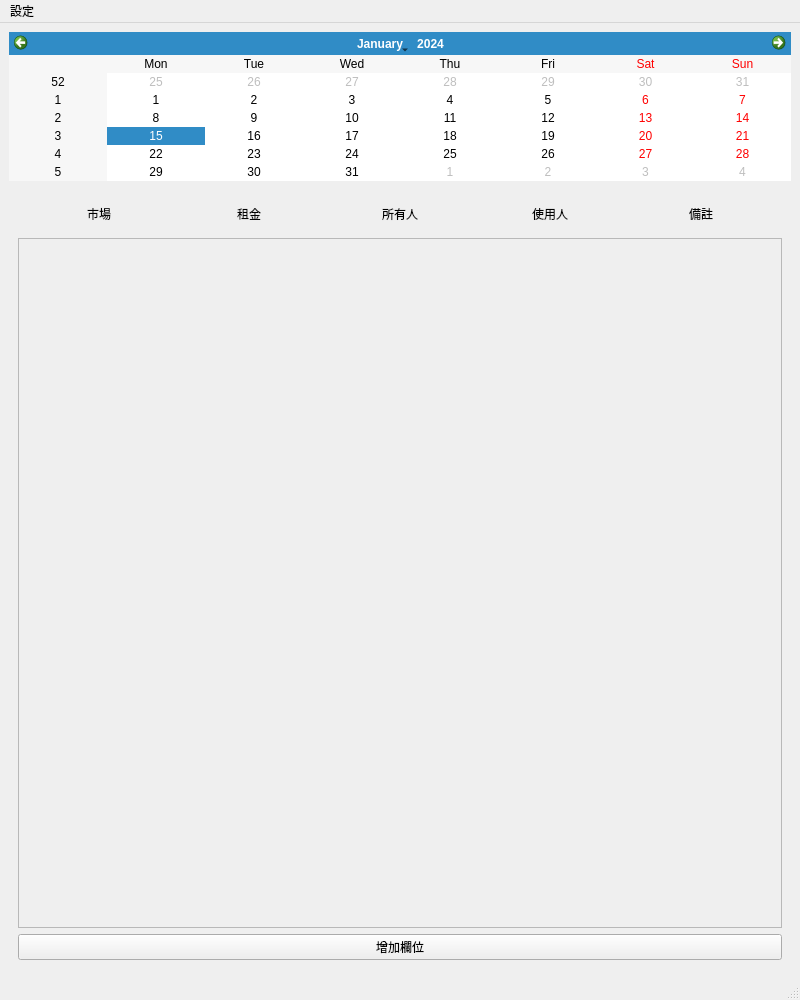
<?xml version="1.0" encoding="UTF-8"?>
<ui version="4.0">
 <class>MainWindow</class>
 <widget class="QMainWindow" name="MainWindow">
  <property name="geometry">
   <rect>
    <x>0</x>
    <y>0</y>
    <width>800</width>
    <height>1000</height>
   </rect>
  </property>
  <property name="windowTitle">
   <string>MainWindow</string>
  </property>
  <widget class="QWidget" name="centralwidget">
   <layout class="QVBoxLayout" name="verticalLayout">
    <item alignment="Qt::AlignmentFlag::AlignTop">
     <widget class="QCalendarWidget" name="calendarWidget"/>
    </item>
    <item>
     <widget class="QStackedWidget" name="stackedWidget_2">
      <property name="currentIndex">
       <number>0</number>
      </property>
      <widget class="QWidget" name="page_5">
       <layout class="QVBoxLayout" name="verticalLayout_3" stretch="0,0,0">
        <item alignment="Qt::AlignmentFlag::AlignTop">
         <widget class="QWidget" name="top_label" native="true">
          <property name="sizePolicy">
           <sizepolicy hsizetype="Expanding" vsizetype="Fixed">
            <horstretch>0</horstretch>
            <verstretch>0</verstretch>
           </sizepolicy>
          </property>
          <layout class="QHBoxLayout" name="horizontalLayout_5">
           <item alignment="Qt::AlignmentFlag::AlignHCenter|Qt::AlignmentFlag::AlignVCenter">
            <widget class="QLabel" name="market">
             <property name="text">
              <string>市場</string>
             </property>
            </widget>
           </item>
           <item alignment="Qt::AlignmentFlag::AlignHCenter|Qt::AlignmentFlag::AlignVCenter">
            <widget class="QLabel" name="rent">
             <property name="text">
              <string>租金</string>
             </property>
            </widget>
           </item>
           <item alignment="Qt::AlignmentFlag::AlignHCenter|Qt::AlignmentFlag::AlignVCenter">
            <widget class="QLabel" name="owner">
             <property name="text">
              <string>所有人</string>
             </property>
            </widget>
           </item>
           <item alignment="Qt::AlignmentFlag::AlignHCenter|Qt::AlignmentFlag::AlignVCenter">
            <widget class="QLabel" name="user">
             <property name="text">
              <string>使用人</string>
             </property>
            </widget>
           </item>
           <item alignment="Qt::AlignmentFlag::AlignHCenter|Qt::AlignmentFlag::AlignVCenter">
            <widget class="QLabel" name="note">
             <property name="text">
              <string>備註</string>
             </property>
            </widget>
           </item>
          </layout>
         </widget>
        </item>
        <item>
         <widget class="QScrollArea" name="scrollArea_2">
          <property name="sizePolicy">
           <sizepolicy hsizetype="Expanding" vsizetype="Expanding">
            <horstretch>0</horstretch>
            <verstretch>0</verstretch>
           </sizepolicy>
          </property>
          <property name="verticalScrollBarPolicy">
           <enum>Qt::ScrollBarPolicy::ScrollBarAsNeeded</enum>
          </property>
          <property name="sizeAdjustPolicy">
           <enum>QAbstractScrollArea::SizeAdjustPolicy::AdjustIgnored</enum>
          </property>
          <property name="widgetResizable">
           <bool>true</bool>
          </property>
          <property name="alignment">
           <set>Qt::AlignmentFlag::AlignHCenter|Qt::AlignmentFlag::AlignTop</set>
          </property>
          <widget class="QWidget" name="scrollAreaWidgetContents_2">
           <property name="geometry">
            <rect>
             <x>0</x>
             <y>0</y>
             <width>762</width>
             <height>641</height>
            </rect>
           </property>
           <property name="sizePolicy">
            <sizepolicy hsizetype="Expanding" vsizetype="Expanding">
             <horstretch>0</horstretch>
             <verstretch>0</verstretch>
            </sizepolicy>
           </property>
           <layout class="QVBoxLayout" name="verticalLayout_4">
            <item>
             <spacer name="verticalSpacer">
              <property name="orientation">
               <enum>Qt::Orientation::Vertical</enum>
              </property>
              <property name="sizeHint" stdset="0">
               <size>
                <width>20</width>
                <height>40</height>
               </size>
              </property>
             </spacer>
            </item>
           </layout>
          </widget>
         </widget>
        </item>
        <item>
         <widget class="QPushButton" name="addColumn">
          <property name="text">
           <string>增加欄位</string>
          </property>
         </widget>
        </item>
       </layout>
      </widget>
      <widget class="QWidget" name="page_6"/>
     </widget>
    </item>
   </layout>
  </widget>
  <widget class="QMenuBar" name="menubar">
   <property name="geometry">
    <rect>
     <x>0</x>
     <y>0</y>
     <width>800</width>
     <height>27</height>
    </rect>
   </property>
   <widget class="QMenu" name="menu">
    <property name="title">
     <string>設定</string>
    </property>
    <addaction name="bindingCode"/>
    <addaction name="fixedRent"/>
    <addaction name="moneyCalculate"/>
   </widget>
   <addaction name="menu"/>
  </widget>
  <widget class="QStatusBar" name="statusbar"/>
  <action name="binding">
   <property name="text">
    <string>列印此頁</string>
   </property>
  </action>
  <action name="bindingCode">
   <property name="text">
    <string>代號設置</string>
   </property>
  </action>
  <action name="fixedRent">
   <property name="text">
    <string>固定位租修改</string>
   </property>
  </action>
  <action name="moneyCalculate">
   <property name="text">
    <string>金額計算</string>
   </property>
  </action>
 </widget>
 <resources>
  <include location="resources/main_ui.qrc"/>
 </resources>
 <connections/>
</ui>
